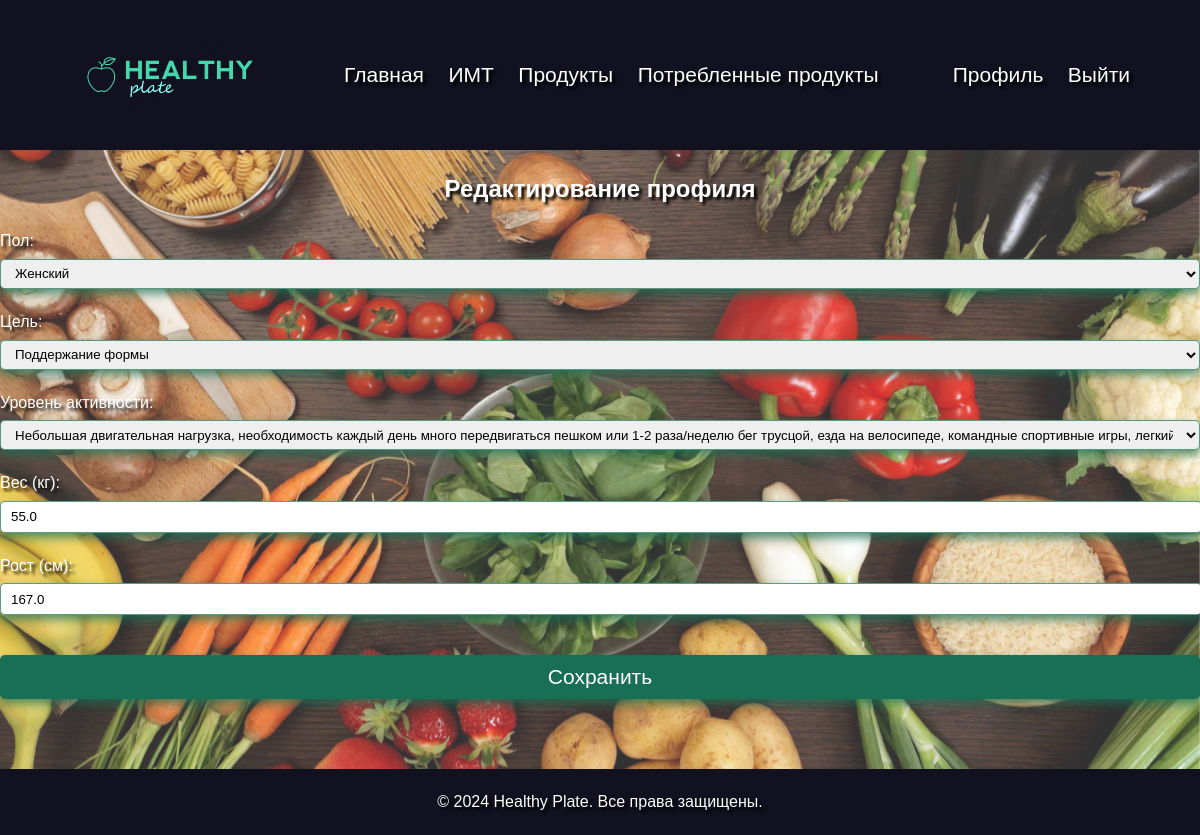
Page /profile/edit/ (signed in) on the committed database.
### user_profile/models.py (models this page shows, shortened)
class UserProfile(models.Model):
    SCOPE_CHOICES = [
        ('weight_loss', 'Сброс веса'),
        ('maintenance', 'Поддержание формы'),
        ('muscle_gain', 'Набор мышечной массы'),
    ]
    ACTIVITY_LEVEL_CHOICES = [
        (1.2, 'Минимальные движения, работа сидя, передвижение на автомобиле, отсутствие дополнительных физических '
              'нагрузок'),
        (1.3, 'Небольшая двигательная нагрузка, необходимость каждый день много передвигаться пешком или 1-2 '
              'раза/неделю бег трусцой, езда на велосипеде, командные спортивные игры, легкий физический труд'),
        (1.5, 'Посещение фитнес-клуба 3-5 раз в неделю, активный физический труд'),
        (1.7, 'Высокая физическая активность, регулярный тяжелый физический труд или ежедневные продолжительные '
              'занятия спортом'),
        (1.9, 'Очень высокий уровень физической активности. Обычно в таком режиме живут спортсмены '
              'перед соревнованиями')
    ]
    MALE = 1
    FEMALE = 2
    SEX_CHOICES = [
        (MALE, 'Мужской'),
        (FEMALE, 'Женский'),
    ]
    sex = models.IntegerField(choices=SEX_CHOICES)
    scope = models.CharField(max_length=20, choices=SCOPE_CHOICES)
    activity_level = models.FloatField(choices=ACTIVITY_LEVEL_CHOICES, null=True)
    user = models.OneToOneField(User, on_delete=models.CASCADE, primary_key=True)
    weight = models.FloatField()
    height = models.FloatField()
    birthdate = models.DateField()
    age = models.IntegerField(null=True)
    creation_date = models.DateField(auto_now_add=True)
    class Meta:
        db_table = 'user_profile'
        verbose_name = 'Профиль'
        verbose_name_plural = 'Профили'

### user_profile/views.py (the view)
# urls.py: path('edit/', views.edit_profile, name='edit_profile'),
def edit_profile(request):
    user = request.user
    profile = user.userprofile
    if request.method == 'POST':
        form = UserProfileUpdateForm(request.POST,
                                     instance=profile)
        if form.is_valid():
            form.save()
            messages.success(request, 'Профиль успешно обновлен')
            return redirect(to='user_profile:view_profile')
    else:
        form = UserProfileUpdateForm(instance=profile)
    return render(request, 'user_profile/edit_profile.html', {'form': form})

### user_profile/forms.py
class UserProfileUpdateForm(forms.ModelForm):
    class Meta:
        model = UserProfile
        fields = ['sex', 'scope', 'activity_level', 'weight', 'height']
        labels = {
            'sex': 'Пол',
            'scope': 'Цель',
            'activity_level': 'Уровень активности',
            'weight': 'Вес (кг)',
            'height': 'Рост (см)',
        }

### templates/user_profile/edit_profile.html (shortened to what this page needs)
{% extends 'base.html' %}
{% block content %}
    <h2>Редактирование профиля</h2>
    <div class="fill-container">
        <div class="fill_">
            <form method="post">
                {{ form.as_p }}
                <button type="submit">Сохранить</button>
            </form>
        </div>
    </div>
{% endblock %}

### home/static/css/styles.css (style rules this page uses)
:root { --water-percentage: 0; }
body, h1, h2, h3, p, ul { margin: 0; padding: 0; }
body { font-family: Arial, sans-serif; line-height: 1.6; background-color: #f8f8f8; height: 100%; color: white; }
p, h1, h2, h3, h4, h5, h6 { text-shadow: 3px 3px 3px #000; }
.login-container, .register-container, .fill-container, .form-container { display: flex; justify-content: center; margin-bottom: 50px; }
h2 { display: flex; justify-content: center; margin-bottom: 20px; }
input, select { margin-bottom: 20px; margin-top: 5px; width: 100%; height: 30px; border-radius: 5px; padding: 0 10px; border: 1px solid #186F54B2; box-shadow: 0 5px 10px rgba(24, 111, 84, 0.7); outline: none; }
input { width: calc(100% - 20px); }
button[type="submit"] { margin-top: 20px; padding: 10px 20px; font-size: 21px; width: 100%; background-color: rgb(24, 111, 84); color: white; border: none; border-radius: 5px; cursor: pointer; transition: 0.3s linear; box-shadow: 0 5px 10px rgba(24, 111, 84, 0.7); }

### rows in the picture
UserProfile: sex "Женский", scope "Поддержание формы", activity_level "Небольшая двигательная нагрузка, необходимость каждый день много передвигаться пешком или 1-2 раза/неделю бег трусцой, езда на велосипеде, командные спортивные игры, легкий физический труд", weight "55.0", height "167.0"
